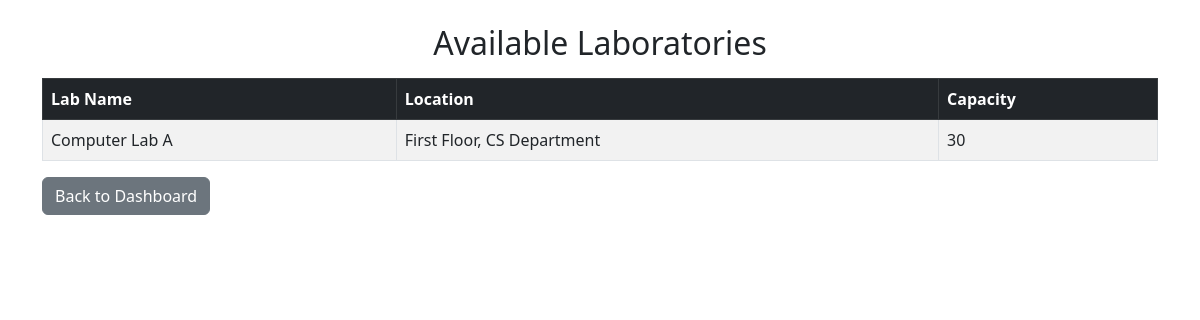
Page /Student/view_labs.php (signed in) on the committed database.
### tables this page shows
CREATE TABLE laboratories (
    lab_id INT AUTO_INCREMENT PRIMARY KEY,
    lab_name VARCHAR(100) NOT NULL,
    location VARCHAR(100) NOT NULL,
    capacity INT NOT NULL,
    status ENUM('available', 'occupied', 'maintenance') DEFAULT 'available'
);

### Student/view_labs.php (the view, shortened to what this page needs)
<?php
include '../db_connect.php';
$sql = "SELECT * FROM laboratories WHERE status = 'available'";
$result = $conn->query($sql);
?>
<!DOCTYPE html>
<html lang="en">
<head>
    <link href="https://cdn.jsdelivr.net/npm/bootstrap@5.3.0/dist/css/bootstrap.min.css" rel="stylesheet">
</head>
<body>
<div class="container mt-4">
    <h2 class="text-center">Available Laboratories</h2>
    <table class="table table-striped table-bordered mt-3">
        <thead class="table-dark">
            <tr>
                <th>Lab Name</th>
                <th>Location</th>
                <th>Capacity</th>
            </tr>
        </thead>
        <tbody>
            <?php while ($row = $result->fetch_assoc()) { ?>
                <tr>
                    <td><?= htmlspecialchars($row['lab_name']); ?></td>
                    <td><?= htmlspecialchars($row['location']); ?></td>
                    <td><?= htmlspecialchars($row['capacity']); ?></td>
                </tr>
            <?php } ?>
        </tbody>
    </table>
    <a href="student_dashboard.php" class="btn btn-secondary">Back to Dashboard</a>
</div>
</body>
</html>

### rows in the picture
laboratories: lab_name "Computer Lab A", location "First Floor, CS Department", capacity "30"
